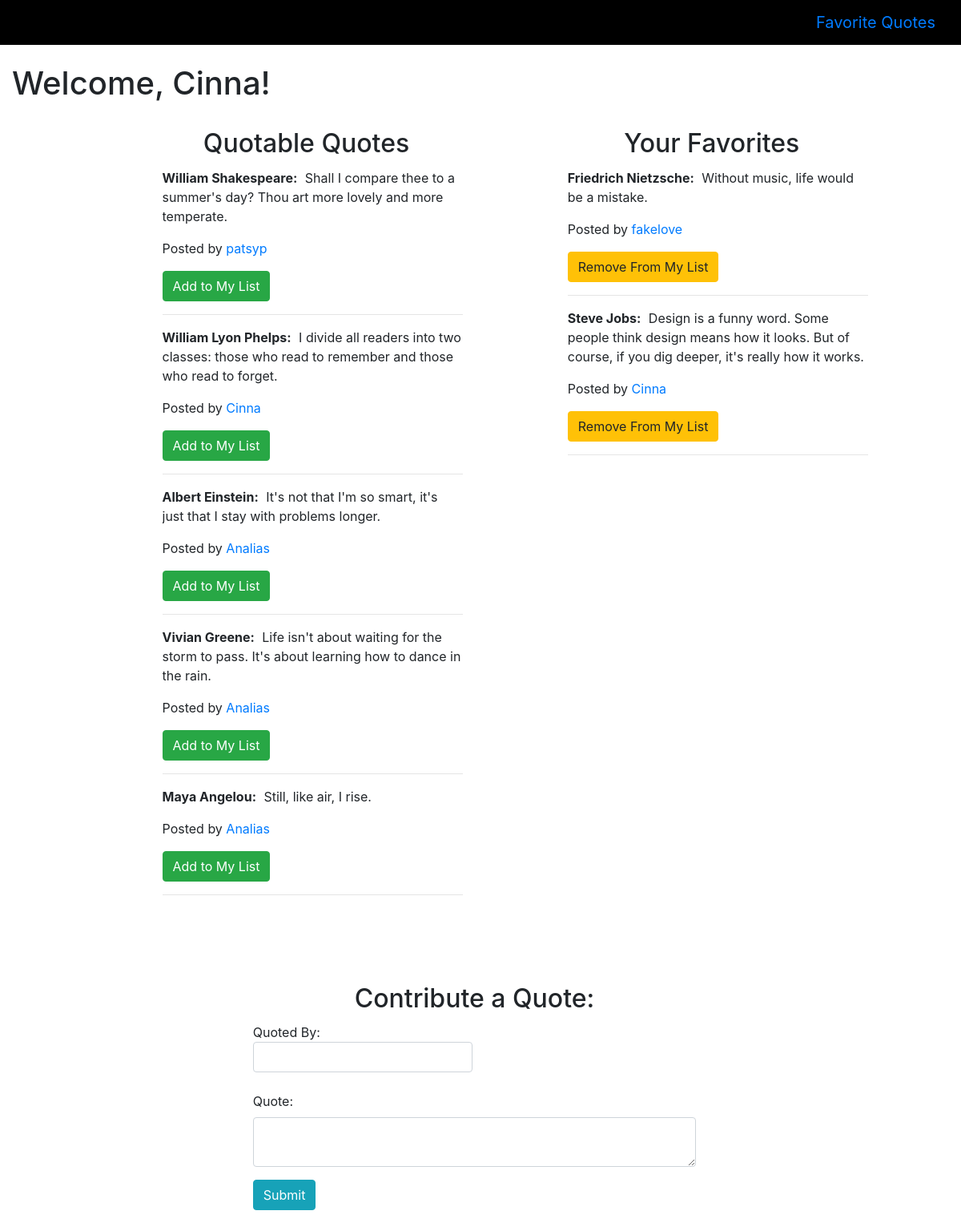
/quotes (signed in), run on the app's committed database.
### belt_app/models.py (models this page shows)
class User(models.Model):
	name = models.CharField(max_length = 255)
	alias= models.CharField(max_length = 255)
	email = models.CharField(max_length = 255)
	password = models.CharField(max_length = 255)
	birthday = models.DateField('birthday')
	created_at = models.DateTimeField(auto_now_add = True)
	updated_at = models.DateTimeField(auto_now = True)
	objects = UserManager()

class Quote(models.Model):
	author = models.CharField(max_length = 255)
	content = models.TextField()
	favorite = models.ManyToManyField(User, related_name = "fav_quotes")
	user = models.ForeignKey(User, related_name = "quotes")
	created_at = models.DateTimeField(auto_now_add = True)
	updated_at = models.DateTimeField(auto_now = True)
	objects = QuoteManager()

### belt_app/views.py (the view)
# urls.py: url(r'^quotes$', views.success),
def success(request):
	user = User.objects.filter(id = currentUser(request).id).first()
	favorites = user.fav_quotes.all()
	fav_ids = favorites.values_list("id", flat=True)
	other_quotes = Quote.objects.exclude(id__in = fav_ids)
	context = {
	'currentUser':currentUser(request),
	'favorites':favorites,
	'other_quotes': other_quotes
	}
	return render(request, 'success.html', context)

### belt_app/views.py (called while the page is built)
def currentUser(request):
	if 'user_id' in request.session:
		return User.objects.get(id=request.session['user_id'])

### belt_app/templates/success.html (shortened to what this page needs)
<!DOCTYPE html>
<html>
	<head>
		<link rel="stylesheet" href="https://maxcdn.bootstrapcdn.com/bootstrap/4.0.0-alpha.6/css/bootstrap.min.css">
			{% load staticfiles %}
		<link rel="stylesheet" type="text/css" href="{% static 'css/style.css' %}">
	</head>
	<body>
		<nav class="navbar navbar-toggleable-md navbar-inverse">
		  	<button class="navbar-toggler navbar-toggler-right" type="button" data-toggle="collapse" data-target="#navbarNav" aria-controls="navbarNav" aria-expanded="false" aria-label="Toggle navigation">
		   		<span class="navbar-toggler-icon"></span>
		  	</button>
			<a class="navbar-brand" href="#">Favorite Quotes</a>
		</nav>
		<div class="row heading">
			<div class="col-md-6">
				<h1 class="container">Welcome, {{currentUser.alias}}!</h1>
			</div>
		</div>
		<div class="row" id="quotes">
			<div class="col-md-4 offset-md-2">
				<div class="row">
					<h2 class="col-md-12 text-center">Quotable Quotes</h2>
				</div>
				<div class="quote-container">
				{% for quote in other_quotes%}
					<p><span class="quote-author">{{quote.author}}:</span> {{quote.content}}</p>
					<p>Posted by <a href="quotes/users/{{quote.user.id}}">{{quote.user.alias}}</a></p>
					<form action="/quotes/favorite/{{quote.id}}" method = post>
						<input type="submit" class="btn btn-success" value="Add to My List">
					</form>
					<hr>
				{% endfor %}
				</div>
			</div>
			<div class="col-md-4 offset-md-1">
				<div class="row">
					<h2 class="col-md-12 text-center">Your Favorites</h2>
				</div>
				<div class="quote-container">
				{% for favorite in favorites %}
					<p><span class="quote-author">{{favorite.author}}:</span>  {{favorite.content}}</p>
					<p>Posted by <a href="quotes/users/{{favorite.user.id}}">{{favorite.user.alias}}</a></p>
					<form action="/quotes/remove/{{favorite.id}}" method = post>
						<input type="submit" class="btn btn-warning" value="Remove From My List">
					</form>
					<hr>
				{% endfor %}
				</div>
			</div>
		</div>
		<div class="row form">
			<div class="col-md-6 offset-md-3">
				<form action = "/add_quote" method = "post">
					<h2 class="heading text-center">Contribute a Quote:</h2>
					<div class="form-group">
						<label for="author">Quoted By: <input id="author" type="text" name="author" class="form-control"></label>
					</div>
					<div class="form-group">
						<label for="new_quote">Quote:</label>
						<textarea class="form-control" name="content" id="new_quote"></textarea>
					</div>
					<div>
						<input type="submit" class="btn btn-info" value="Submit">
					</div>
				</form>
			</div>
		</div>
	</body>
</html>

### belt_app/static/css/style.css (style rules this page uses)
.row { margin-right: 0; }
.navbar.navbar-inverse { background-color: #000000; }
.form { background-color: rgba(255, 255, 255, .82); padding: 2%; border-radius: 6px; }
.heading { margin-top: 2%; margin-bottom: 2%; }
.quote-container { height: 60vh; border-radius: 3px; overflow: scroll; }
#quotes { margin-bottom: 5%; }
#quotes h2 { margin-bottom: 3%; }
.quote-author { font-weight: bold; margin-right: 5px; }

### data on the page
User: alias "Cinna"
Quote: author "William Shakespeare", content "Shall I compare thee to a summer's day? Thou art more lovely and more temperate.", user.alias "patsyp"
Quote: author "William Lyon Phelps", content "I divide all readers into two classes: those who read to remember and those who read to forget.", user.alias "Cinna"
Quote: author "Albert Einstein", content "It's not that I'm so smart, it's just that I stay with problems longer.", user.alias "Analias"
Quote: author "Vivian Greene", content "Life isn't about waiting for the storm to pass. It's about learning how to dance in the rain.", user.alias "Analias"
Quote: author "Maya Angelou", content "Still, like air, I rise.", user.alias "Analias"
Quote: author "Friedrich Nietzsche", content "Without music, life would be a mistake.", user.alias "fakelove"
Quote: author "Steve Jobs", content "Design is a funny word. Some people think design means how it looks. But of course, if you dig deeper, it's really how it works.", user.alias "Cinna"
